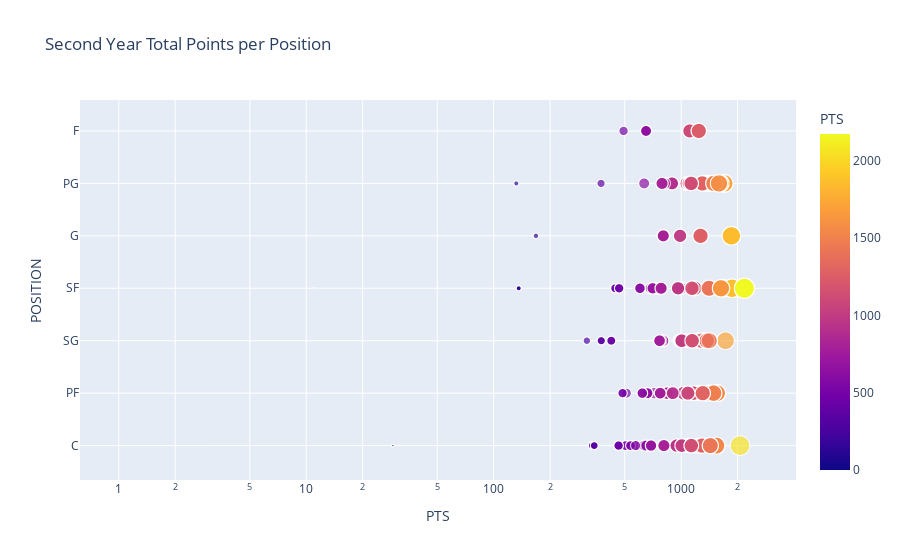

Here is the notebook cell this chart was saved with:
### Markdown cell above
First Year Total Points per Position

### Code cell
import plotly.express as px

fig = px.scatter(second_year, x="PTS", y="POSITION", log_x=True, hover_name="PLAYER_NAME", hover_data=["PTS"], color="PTS",
                 size='PTS', title="Second Year Total Points per Position")
fig.show()

### Figure 1 — Plotly figure (JSON) as saved in the notebook; plotly's stock layout.template omitted (floating-point values rounded to 4 significant figures; data arrays with more than 128 entries replaced by an {"elided": "..."} marker saying what was removed)
{"data": [{"customdata": {"elided": "1863x1 int values"}, "hovertemplate": "<b>%{hovertext}</b><br><br>PTS=%{marker.color}<br>POSITION=%{y}<extra></extra>", "hovertext": {"elided": "1863 str values"}, "legendgroup": "", "marker": {"color": {"elided": "1863 int values"}, "coloraxis": "coloraxis", "size": {"elided": "1863 int values"}, "sizemode": "area", "sizeref": 5.438, "symbol": "circle"}, "mode": "markers", "name": "", "showlegend": false, "type": "scattergl", "x": {"elided": "1863 int values"}, "xaxis": "x", "y": {"elided": "1863 str values"}, "yaxis": "y"}], "layout": {"coloraxis": {"colorbar": {"title": {"text": "PTS"}}, "colorscale": [[0, "#0d0887"], [0.1111, "#46039f"], [0.2222, "#7201a8"], [0.3333, "#9c179e"], [0.4444, "#bd3786"], [0.5556, "#d8576b"], [0.6667, "#ed7953"], [0.7778, "#fb9f3a"], [0.8889, "#fdca26"], [1, "#f0f921"]]}, "legend": {"itemsizing": "constant", "tracegroupgap": 0}, "title": {"text": "Second Year Total Points per Position"}, "xaxis": {"anchor": "y", "domain": [0, 1], "title": {"text": "PTS"}, "type": "log"}, "yaxis": {"anchor": "x", "domain": [0, 1], "title": {"text": "POSITION"}}}}
